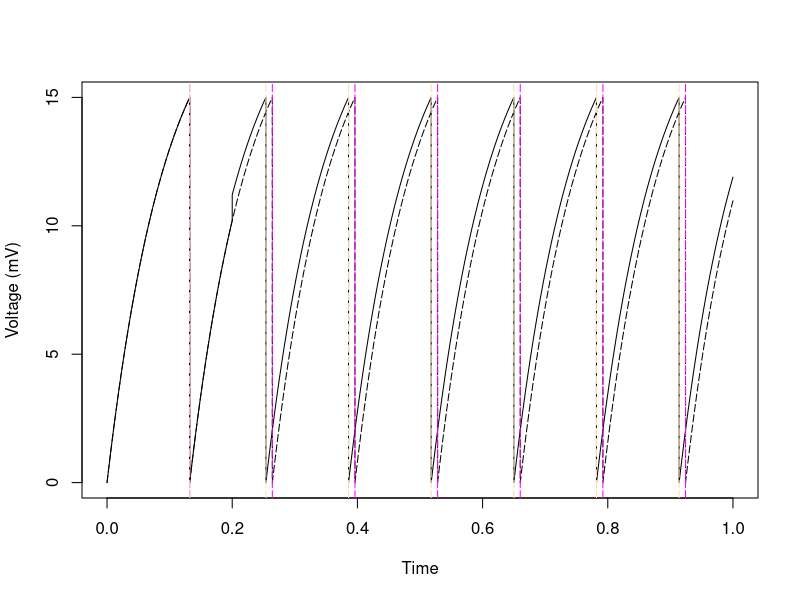

Recreate this plot in R. (Note: this script raises an error after producing the figure.)

# Noah Gundotra (MSN) 12-7-16
# Updated neuron simulator that allows us to
#   interact with PRC at any given time.
#   Times and voltages we want to perturb neuron
#   with are given in Nx2 "perturb" matrix.

simulateLIF = function(milliseconds,
                       perturb,            # matrix of times and amt voltage
                       absRefractory = 0,
                       stimDefault = 20
                       ) { 
  # returns voltage for both cells... (unperturbed comes first, perturbed comes next)
  # iter            - time (no units)
  # absRefractory   - time of refractory (no units)
  iter = milliseconds*1000
  dormantCell = array(0, iter) # voltage (mV)
  activeCell = array(0, iter)
  
  stim = array(stimDefault, iter)
  
  dt = .0105/100          # consistent with other simulation
  R = 1                   # resistance
  T = 1                   # time membrane onstant
  dormantRefractory = 0   # set to 0 (assuming neuron hasn't spiked b4 simulation start)
  activeRefractory = 0  
  c = 1                   # index
  
  # "dormant" refers to unperturbed neuron
  # "active" refers to perturbed neuron
  while (c < iter) {
    if (dormantRefractory <= 0) {
      # this sets up refractory period
      dv = ((-dormantCell[c] + R * stim[c]) / T) * dt
      dormantCell[c + 1] = dormantCell[c] + dv
    }
    else {
      dormantRefractory = dormantRefractory - 1
    }
    if (activeRefractory <= 0) {
      # this sets up refractory period
      dv = ((-activeCell[c] + R * stim[c]) / T) * dt
      activeCell[c + 1] = activeCell[c] + dv
    }
    else {
      activeRefractory = activeRefractory - 1
    }
    
    # checking to see if "active cell" should be perturbed
    # first col of perturb matrix are times to perturb
    if (c %in% (1000*perturb[,1])) {
      activeCell[c+1] = activeCell[c] + perturb[ which(perturb[,1]==c/1000), 2]
    }
    
    # reset cell if refractory period up
    if (dormantCell[c + 1] > 15) {
      dormantCell[c + 1] = 0
      dormantRefractory = absRefractory
    }
    if (activeCell[c + 1] > 15) {
      activeCell[c + 1] = 0
      activeRefractory = absRefractory
    }
    c = c + 1 #reset voltage when it gets to 15
  }                                     #loop for 5 iterations
  return(cbind(dormantCell, activeCell))
}

# set up & running the actual code

# setting up times to perturb the neuron
time = 100
perturbMat = matrix(nrow=1, ncol=2)
perturbMat[1,1] = time/5
perturbMat[1,2] = 1

voltageMat = simulateLIF(time, perturbMat)
unperturbHist = voltageMat[,1]
perturbHist = voltageMat[,2]

iter = dim(voltageMat)[1]

getPhi = function(voltageMat) {
  # does not make any assumptions abt num perturb
  dormantSpike = getSpike(voltageMat[,1], FALSE)
  activeSpike  = getSpike(voltageMat[,2], FALSE)
  spikeTime = dormantSpike[2] - dormantSpike[1]
  
  # PR returned btwn 0 and 1
  phiArray = unique(dormantSpike-activeSpike)/spikeTime
  return(phiArray[2])
}
# plotting the results of the simulation
# dotted line is unperturbed neuron
# full line is perturbed neuron
plot((1:iter) / iter,
     unperturbHist,
     lty=23,
     type = 'l',
     xlab = "Time",
     ylab = "Voltage (mV)")

points((1:iter)/iter, perturbHist, type = 'l')
unperturbSpike = array(0)
perturbSpike = array(0)
for(i in 2:iter) {
  if (unperturbHist[i] == 0 && unperturbHist[i-1] > 0) {
    unperturbSpike = c(unperturbSpike, i)
    abline(v = i / iter, lty=23, col = 'magenta')
  }
  if (perturbHist[i] == 0 && perturbHist[i-1] > 0) {
    perturbSpike = c(perturbSpike, i)
    abline(v = i / iter, lty=23, col = 'wheat')
  }
}

print(getPhi(voltageMat))

getPRC = function(stimMin,
                  stimMax,
                  resolution,
                  time,
                  perturb) {
  curve = matrix(0,resolution,2)
  for(i in 1:resolution) {
    stim = i*(stimMax-stimMin)/resolution + stimMin
    voltageMat = simulateLIF(time, perturb, absRefractory = 0, stimDefault = stim)
    phi = getPhi(voltageMat)
    curve[i,] = c(stim, phi)
    if (i %% (resolution/5) == 0) {print(i)}
  }
  plot(curve[,1], y = curve[,2], type = 'l', main = "PRC", ylab="Phi", xlab="stim")
  return(curve)
}

getPRC(20, 60, 150, 100, perturbMat)